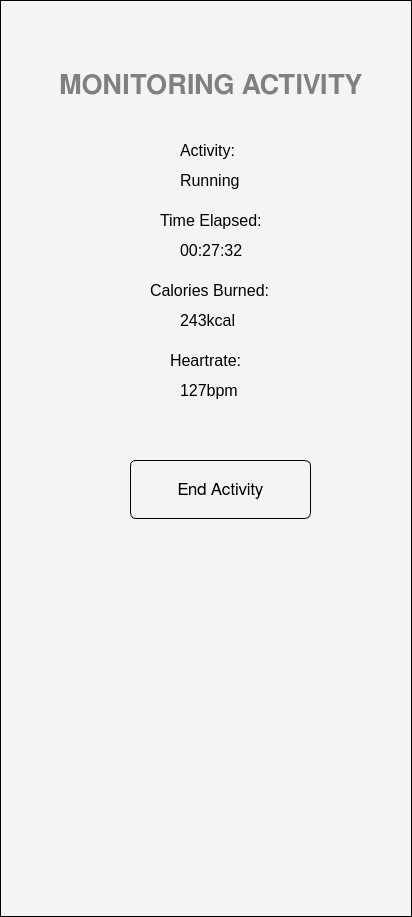
<?xml version="1.0" encoding="UTF-8"?>
<ui version="4.0">
 <class>Form</class>
 <widget class="QWidget" name="Form">
  <property name="geometry">
   <rect>
    <x>0</x>
    <y>0</y>
    <width>412</width>
    <height>917</height>
   </rect>
  </property>
  <property name="windowTitle">
   <string>Form</string>
  </property>
  <property name="styleSheet">
   <string notr="true">background-color: #f4f4f4; border: 1px solid #000000;</string>
  </property>
  <widget class="QLabel" name="label">
   <property name="geometry">
    <rect>
     <x>50</x>
     <y>50</y>
     <width>321</width>
     <height>71</height>
    </rect>
   </property>
   <property name="sizePolicy">
    <sizepolicy hsizetype="Preferred" vsizetype="Preferred">
     <horstretch>0</horstretch>
     <verstretch>0</verstretch>
    </sizepolicy>
   </property>
   <property name="font">
    <font>
     <family>FreeSans</family>
     <pointsize>20</pointsize>
     <bold>true</bold>
    </font>
   </property>
   <property name="styleSheet">
    <string notr="true">color: gray; border: none;</string>
   </property>
   <property name="frameShape">
    <enum>QFrame::Shape::NoFrame</enum>
   </property>
   <property name="frameShadow">
    <enum>QFrame::Shadow::Raised</enum>
   </property>
   <property name="text">
    <string>MONITORING ACTIVITY</string>
   </property>
   <property name="alignment">
    <set>Qt::AlignmentFlag::AlignCenter</set>
   </property>
   <property name="wordWrap">
    <bool>true</bool>
   </property>
  </widget>
  <widget class="QPushButton" name="pushButton_9">
   <property name="geometry">
    <rect>
     <x>130</x>
     <y>460</y>
     <width>181</width>
     <height>59</height>
    </rect>
   </property>
   <property name="font">
    <font>
     <family>FreeSans</family>
     <pointsize>13</pointsize>
     <bold>false</bold>
    </font>
   </property>
   <property name="styleSheet">
    <string notr="true">color: ffffff;background-color: #00000000;
border-radius: 6px;
    padding: 5px;</string>
   </property>
   <property name="text">
    <string>End Activity</string>
   </property>
  </widget>
  <widget class="QLabel" name="label_4">
   <property name="geometry">
    <rect>
     <x>180</x>
     <y>130</y>
     <width>61</width>
     <height>41</height>
    </rect>
   </property>
   <property name="font">
    <font>
     <pointsize>12</pointsize>
    </font>
   </property>
   <property name="styleSheet">
    <string notr="true">color: black;
border: 0;</string>
   </property>
   <property name="text">
    <string>Activity:</string>
   </property>
  </widget>
  <widget class="QLabel" name="label_5">
   <property name="geometry">
    <rect>
     <x>180</x>
     <y>160</y>
     <width>71</width>
     <height>41</height>
    </rect>
   </property>
   <property name="font">
    <font>
     <pointsize>12</pointsize>
    </font>
   </property>
   <property name="styleSheet">
    <string notr="true">color: black;
border: 0;</string>
   </property>
   <property name="text">
    <string>Running</string>
   </property>
  </widget>
  <widget class="QLabel" name="label_6">
   <property name="geometry">
    <rect>
     <x>160</x>
     <y>200</y>
     <width>111</width>
     <height>41</height>
    </rect>
   </property>
   <property name="font">
    <font>
     <pointsize>12</pointsize>
    </font>
   </property>
   <property name="styleSheet">
    <string notr="true">color: black;
border: 0;</string>
   </property>
   <property name="text">
    <string>Time Elapsed:</string>
   </property>
  </widget>
  <widget class="QLabel" name="label_7">
   <property name="geometry">
    <rect>
     <x>180</x>
     <y>230</y>
     <width>71</width>
     <height>41</height>
    </rect>
   </property>
   <property name="font">
    <font>
     <pointsize>12</pointsize>
    </font>
   </property>
   <property name="styleSheet">
    <string notr="true">color: black;
border: 0;</string>
   </property>
   <property name="text">
    <string>00:27:32</string>
   </property>
  </widget>
  <widget class="QLabel" name="label_8">
   <property name="geometry">
    <rect>
     <x>150</x>
     <y>270</y>
     <width>131</width>
     <height>41</height>
    </rect>
   </property>
   <property name="font">
    <font>
     <pointsize>12</pointsize>
    </font>
   </property>
   <property name="styleSheet">
    <string notr="true">color: black;
border: 0;</string>
   </property>
   <property name="text">
    <string>Calories Burned:</string>
   </property>
  </widget>
  <widget class="QLabel" name="label_9">
   <property name="geometry">
    <rect>
     <x>180</x>
     <y>300</y>
     <width>61</width>
     <height>41</height>
    </rect>
   </property>
   <property name="font">
    <font>
     <pointsize>12</pointsize>
    </font>
   </property>
   <property name="styleSheet">
    <string notr="true">color: black;
border: 0;</string>
   </property>
   <property name="text">
    <string>243kcal</string>
   </property>
  </widget>
  <widget class="QLabel" name="label_10">
   <property name="geometry">
    <rect>
     <x>170</x>
     <y>340</y>
     <width>81</width>
     <height>41</height>
    </rect>
   </property>
   <property name="font">
    <font>
     <pointsize>12</pointsize>
    </font>
   </property>
   <property name="styleSheet">
    <string notr="true">color: black;
border: 0;</string>
   </property>
   <property name="text">
    <string>Heartrate:</string>
   </property>
  </widget>
  <widget class="QLabel" name="label_11">
   <property name="geometry">
    <rect>
     <x>180</x>
     <y>370</y>
     <width>71</width>
     <height>41</height>
    </rect>
   </property>
   <property name="font">
    <font>
     <pointsize>12</pointsize>
    </font>
   </property>
   <property name="styleSheet">
    <string notr="true">color: black;
border: 0;</string>
   </property>
   <property name="text">
    <string>127bpm</string>
   </property>
  </widget>
 </widget>
 <resources/>
 <connections/>
</ui>
